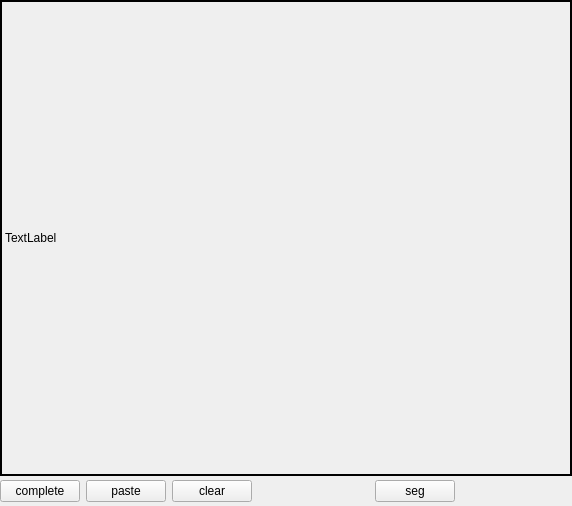
<?xml version="1.0" encoding="UTF-8"?>
<ui version="4.0">
 <class>SliceView</class>
 <widget class="QWidget" name="SliceView">
  <property name="geometry">
   <rect>
    <x>0</x>
    <y>0</y>
    <width>572</width>
    <height>506</height>
   </rect>
  </property>
  <property name="windowTitle">
   <string>Form</string>
  </property>
  <layout class="QVBoxLayout" name="verticalLayout">
   <property name="spacing">
    <number>0</number>
   </property>
   <property name="leftMargin">
    <number>0</number>
   </property>
   <property name="topMargin">
    <number>0</number>
   </property>
   <property name="rightMargin">
    <number>0</number>
   </property>
   <property name="bottomMargin">
    <number>0</number>
   </property>
   <item>
    <widget class="QLabel" name="label">
     <property name="sizePolicy">
      <sizepolicy hsizetype="Expanding" vsizetype="Expanding">
       <horstretch>0</horstretch>
       <verstretch>0</verstretch>
      </sizepolicy>
     </property>
     <property name="frameShape">
      <enum>QFrame::WinPanel</enum>
     </property>
     <property name="text">
      <string>TextLabel</string>
     </property>
    </widget>
   </item>
   <item>
    <widget class="QStackedWidget" name="stackedWidget">
     <property name="sizePolicy">
      <sizepolicy hsizetype="Expanding" vsizetype="Fixed">
       <horstretch>0</horstretch>
       <verstretch>0</verstretch>
      </sizepolicy>
     </property>
     <property name="minimumSize">
      <size>
       <width>0</width>
       <height>30</height>
      </size>
     </property>
     <property name="currentIndex">
      <number>2</number>
     </property>
     <widget class="QWidget" name="pageNone"/>
     <widget class="QWidget" name="pageRandom">
      <layout class="QHBoxLayout" name="horizontalLayout_4">
       <property name="leftMargin">
        <number>0</number>
       </property>
       <property name="topMargin">
        <number>0</number>
       </property>
       <property name="rightMargin">
        <number>0</number>
       </property>
       <property name="bottomMargin">
        <number>0</number>
       </property>
       <item>
        <widget class="QPushButton" name="accpetBox">
         <property name="text">
          <string>accpet</string>
         </property>
        </widget>
       </item>
       <item>
        <widget class="QPushButton" name="xPlaneButton">
         <property name="text">
          <string>x-plane</string>
         </property>
        </widget>
       </item>
       <item>
        <widget class="QPushButton" name="yPlaneButton">
         <property name="text">
          <string>y-plane</string>
         </property>
        </widget>
       </item>
       <item>
        <widget class="QPushButton" name="zPlaneButton">
         <property name="text">
          <string>z-plane</string>
         </property>
        </widget>
       </item>
       <item>
        <widget class="QPushButton" name="clearBox3D">
         <property name="text">
          <string>clear</string>
         </property>
        </widget>
       </item>
       <item>
        <spacer name="horizontalSpacer_4">
         <property name="orientation">
          <enum>Qt::Horizontal</enum>
         </property>
         <property name="sizeHint" stdset="0">
          <size>
           <width>40</width>
           <height>20</height>
          </size>
         </property>
        </spacer>
       </item>
      </layout>
     </widget>
     <widget class="QWidget" name="pageDraw">
      <layout class="QHBoxLayout" name="horizontalLayout">
       <property name="leftMargin">
        <number>0</number>
       </property>
       <property name="topMargin">
        <number>0</number>
       </property>
       <property name="rightMargin">
        <number>0</number>
       </property>
       <property name="bottomMargin">
        <number>0</number>
       </property>
       <item>
        <widget class="QPushButton" name="complete">
         <property name="text">
          <string>complete</string>
         </property>
        </widget>
       </item>
       <item>
        <widget class="QPushButton" name="paste">
         <property name="text">
          <string>paste</string>
         </property>
        </widget>
       </item>
       <item>
        <widget class="QPushButton" name="clearDraw">
         <property name="text">
          <string>clear</string>
         </property>
        </widget>
       </item>
       <item>
        <spacer name="horizontalSpacer_8">
         <property name="orientation">
          <enum>Qt::Horizontal</enum>
         </property>
         <property name="sizeHint" stdset="0">
          <size>
           <width>40</width>
           <height>20</height>
          </size>
         </property>
        </spacer>
       </item>
       <item>
        <widget class="QPushButton" name="ploySegButton">
         <property name="text">
          <string>seg</string>
         </property>
        </widget>
       </item>
       <item>
        <spacer name="horizontalSpacer">
         <property name="orientation">
          <enum>Qt::Horizontal</enum>
         </property>
         <property name="sizeHint" stdset="0">
          <size>
           <width>40</width>
           <height>20</height>
          </size>
         </property>
        </spacer>
       </item>
      </layout>
     </widget>
     <widget class="QWidget" name="pageLandMark">
      <layout class="QHBoxLayout" name="horizontalLayout_3">
       <property name="leftMargin">
        <number>0</number>
       </property>
       <property name="topMargin">
        <number>0</number>
       </property>
       <property name="rightMargin">
        <number>0</number>
       </property>
       <property name="bottomMargin">
        <number>0</number>
       </property>
       <item>
        <spacer name="horizontalSpacer_6">
         <property name="orientation">
          <enum>Qt::Horizontal</enum>
         </property>
         <property name="sizeHint" stdset="0">
          <size>
           <width>40</width>
           <height>20</height>
          </size>
         </property>
        </spacer>
       </item>
       <item>
        <widget class="QCheckBox" name="translationPoints">
         <property name="text">
          <string>move</string>
         </property>
        </widget>
       </item>
       <item>
        <spacer name="horizontalSpacer_5">
         <property name="orientation">
          <enum>Qt::Horizontal</enum>
         </property>
         <property name="sizeType">
          <enum>QSizePolicy::Minimum</enum>
         </property>
         <property name="sizeHint" stdset="0">
          <size>
           <width>40</width>
           <height>20</height>
          </size>
         </property>
        </spacer>
       </item>
       <item>
        <widget class="QPushButton" name="pasteLandMark">
         <property name="text">
          <string>paste</string>
         </property>
        </widget>
       </item>
       <item>
        <spacer name="horizontalSpacer_7">
         <property name="orientation">
          <enum>Qt::Horizontal</enum>
         </property>
         <property name="sizeType">
          <enum>QSizePolicy::Minimum</enum>
         </property>
         <property name="sizeHint" stdset="0">
          <size>
           <width>40</width>
           <height>20</height>
          </size>
         </property>
        </spacer>
       </item>
       <item>
        <widget class="QPushButton" name="connectPoints">
         <property name="text">
          <string>connect</string>
         </property>
        </widget>
       </item>
       <item>
        <spacer name="horizontalSpacer_3">
         <property name="orientation">
          <enum>Qt::Horizontal</enum>
         </property>
         <property name="sizeHint" stdset="0">
          <size>
           <width>40</width>
           <height>20</height>
          </size>
         </property>
        </spacer>
       </item>
      </layout>
     </widget>
     <widget class="QWidget" name="pageEditor">
      <layout class="QHBoxLayout" name="horizontalLayout_2">
       <property name="leftMargin">
        <number>0</number>
       </property>
       <property name="topMargin">
        <number>0</number>
       </property>
       <property name="rightMargin">
        <number>0</number>
       </property>
       <property name="bottomMargin">
        <number>0</number>
       </property>
       <item>
        <widget class="QPushButton" name="accpet">
         <property name="text">
          <string>accpet</string>
         </property>
        </widget>
       </item>
       <item>
        <widget class="QPushButton" name="del">
         <property name="text">
          <string>delete</string>
         </property>
        </widget>
       </item>
       <item>
        <widget class="QPushButton" name="split">
         <property name="text">
          <string>split</string>
         </property>
        </widget>
       </item>
       <item>
        <widget class="QPushButton" name="clearPolygon">
         <property name="text">
          <string>clear</string>
         </property>
        </widget>
       </item>
       <item>
        <spacer name="horizontalSpacer_2">
         <property name="orientation">
          <enum>Qt::Horizontal</enum>
         </property>
         <property name="sizeHint" stdset="0">
          <size>
           <width>40</width>
           <height>20</height>
          </size>
         </property>
        </spacer>
       </item>
      </layout>
     </widget>
    </widget>
   </item>
  </layout>
 </widget>
 <resources/>
 <connections/>
</ui>
